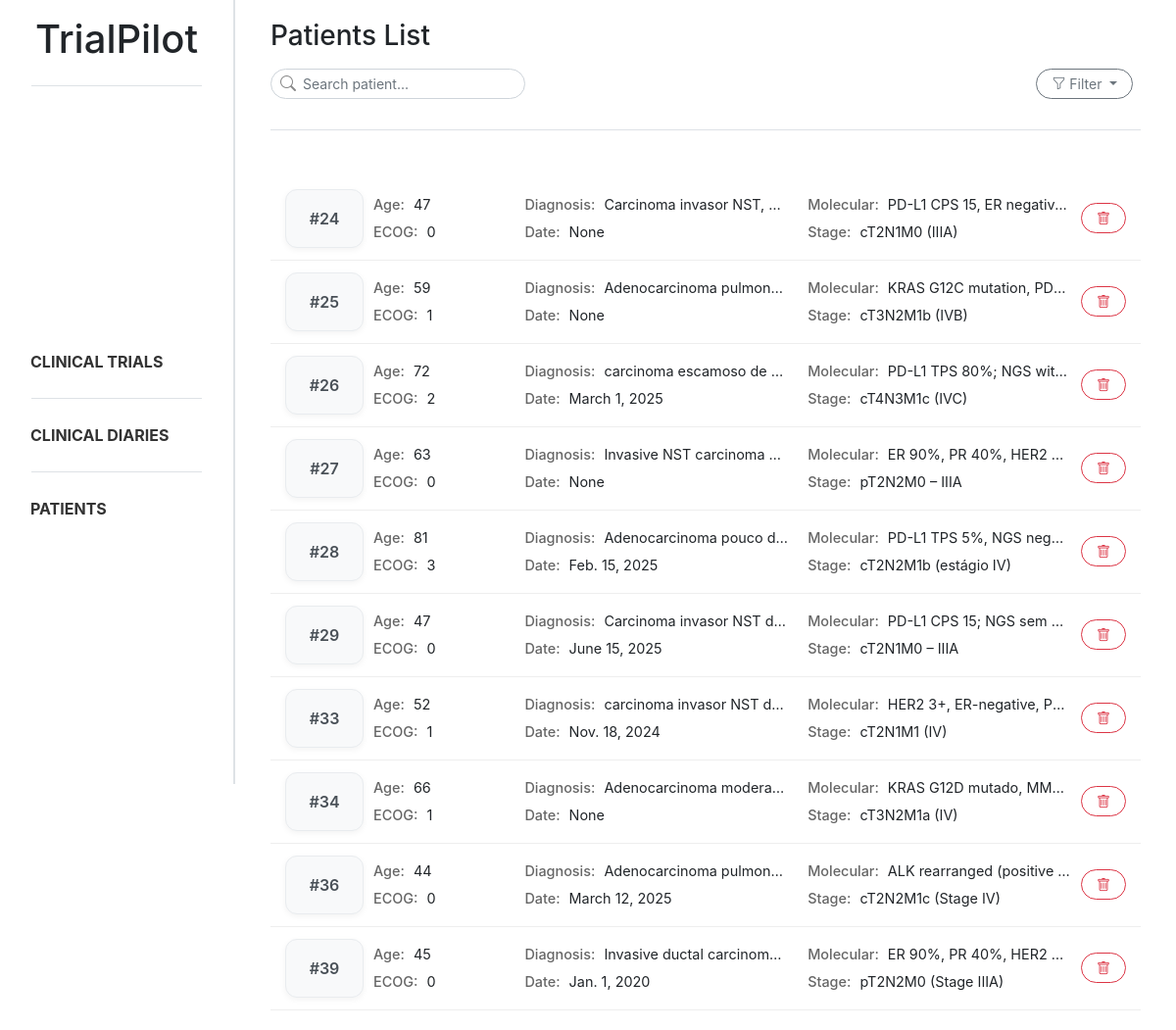
The page /patients/ on the database as committed earlier.
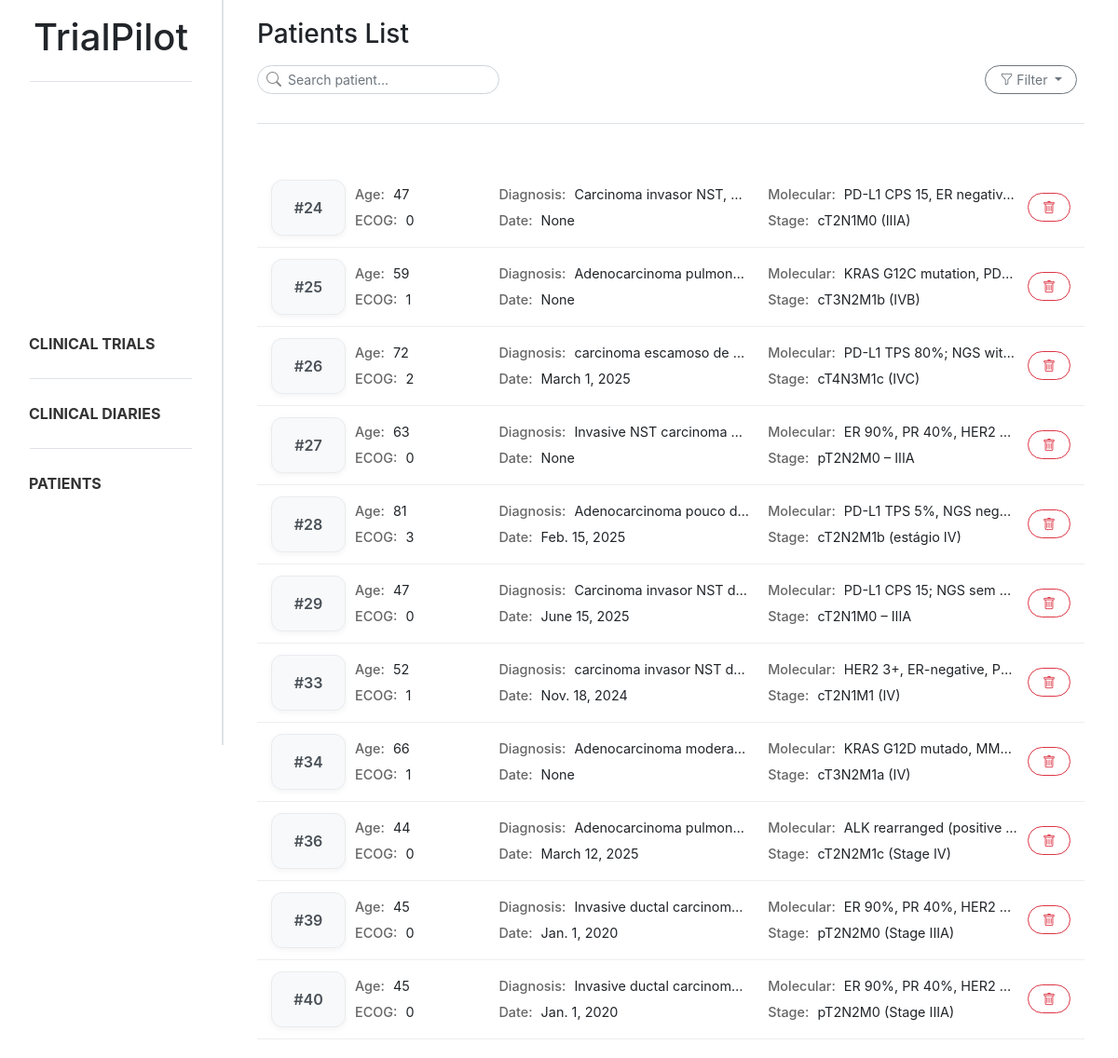
The same page on the database as committed later.
### trialpilot/models.py (models this page shows, shortened)
class Patient_profile(models.Model):
    document = models.ForeignKey(Document, on_delete=models.CASCADE, related_name="patient_profiles")
    age = models.IntegerField(null=True, blank=True)
    ecog_ps = models.IntegerField(null=True, blank=True)
    diagnosis = models.CharField(max_length=255, null=True, blank=True)
    diagnosis_date = models.DateField(null=True, blank=True)
    molecular_status = models.CharField(max_length=255, null=True, blank=True)
    stage = models.CharField(max_length=50, null=True, blank=True)
    control = models.CharField(max_length=255, null=True, blank=True)

### trialpilot/views.py (the view, shortened to what this page needs)
# urls.py: path('patients/', patient_list, name='patient_list'),
def patient_list(request):
    search = request.GET.get("search", "").strip()
    stage = request.GET.get("stage", "").strip()
    molecular_status = request.GET.get("molecular_status", "").strip()
    patients = Patient_profile.objects.all()
    if stage:
        patients = patients.filter(stage__icontains=stage)
    if molecular_status:
        patients = patients.filter(molecular_status__icontains=molecular_status)
    patient_data = []
    for patient in patients:
        treatments = Treatment.objects.filter(patient=patient)
        patient_data.append((patient, treatments))
    return render(request, 'trialpilot/patient_list.html', {
        'patient_data': patient_data,
        'search': search,
        'stage': stage,
        'molecular_status': molecular_status,
    })

### trialpilot/templates/trialpilot/patient_list.html (shortened to what this page needs)
{% extends "trialpilot/base.html" %}
{% block content %}
<div class="d-flex flex-column mb-4 ml-3 mr-3">
    <h3 class="mb-3">Patients List</h3>
    <div class="d-flex justify-content-between align-items-center mb-3">
        <form method="GET">
            <div class="position-relative" style="width:260px">
                <i class="bi bi-search position-absolute"
                    style="left:10px; top:50%; transform:translateY(-50%); color:#888;"></i>
                <input type="text" name="search" class="form-control form-control-sm rounded-ui"
                    style="padding-left: 32px;" placeholder="Search patient...">
            </div>
        </form>
        <div class="dropdown" style="margin-right: 0.5rem;">
            <button class="btn btn-outline-secondary btn-sm rounded-ui dropdown-toggle" type="button"
                data-bs-toggle="dropdown" aria-expanded="false">
                <i class="bi bi-funnel"></i>
                Filter
            </button>
        </div>
    </div>
    <div class="sidebar-divider mb-4"></div>
</div>
<div class="patient-list ml-3 mr-3">
    {% for patient, treatments in patient_data %}
    <div class="patient-card patient-card-trigger" data-id="{{ patient.id }}" data-age="{{ patient.age }}"
        data-ecog="{{ patient.ecog_ps }}" data-diagnosis="{{ patient.diagnosis }}"
        data-date="{{ patient.diagnosis_date }}" data-molecular="{{ patient.molecular_status }}"
        data-stage="{{ patient.stage }}" data-control="{{ patient.control }}" data-treatments='[
        {% for t in treatments %}
            {
                "name": "{{ t.treatment_name|escapejs }}",
                "start": "{{ t.start_date }}",
                "end": "{{ t.end_date|default:"Ongoing" }}"
            }{% if not forloop.last %},{% endif %}
        {% endfor %}
     ]'>
        <div class="patient-layout">
            <div class="patient-id">
                #{{ patient.id }}
            </div>
            <div class="patient-grid">
                <div><strong>Age:</strong> {{ patient.age }}</div>
                <div><strong>Diagnosis:</strong> {{ patient.diagnosis }}</div>
                <div><strong>Molecular:</strong> {{ patient.molecular_status }}</div>
                <div><strong>ECOG:</strong> {{ patient.ecog_ps }}</div>
                <div><strong>Date:</strong> {{ patient.diagnosis_date }}</div>
                <div><strong>Stage:</strong> {{ patient.stage }}</div>
            </div>
            <div class="patient-actions">
                <button class="btn btn-outline-danger btn-sm reset-btn rounded-ui"
                    data-document-id="{{ patient.document.id }}" data-patient-id="{{ patient.id }}">
                    <i class="bi bi-trash"></i>
                </button>
            </div>
        </div>
    </div>
    {% endfor %}
</div>
{% endblock %}

### trialpilot/templates/trialpilot/base.html (shortened to what this page needs)
{% load static %}
<!DOCTYPE html>
<html lang="en">
<head>
    <link href="{% static 'css/bootstrap.css' %}" rel="stylesheet">
    <link href="{% static 'css/style.css' %}" rel="stylesheet">
    <link rel="stylesheet" href="https://cdn.jsdelivr.net/npm/bootstrap-icons@1.11.1/font/bootstrap-icons.css">
</head>
<body>
    <div class="sidebar p-3 sidebar-border d-flex flex-column">
        <header>
            <a href="{% url 'index' %}" style="text-decoration: none; color: inherit;">
                <h1 style="text-align: center;">TrialPilot</h1>
            </a>
        </header>
        <div class="sidebar-divider ml-3 mr-3"></div>
        <ul class="nav flex-column my-auto">
            <li class="nav-item"><a class="nav-link" href="{% url 'trial_list' %}"><b>CLINICAL TRIALS</b></a></li>
            <div class="sidebar-divider ml-3 mr-3"></div>
            <li class="nav-item"><a class="nav-link" href="{% url 'diary_list' %}"><b>CLINICAL DIARIES</b></a></li>
            <div class="sidebar-divider ml-3 mr-3"></div>
            <li class="nav-item"><a class="nav-link" href="{% url 'patient_list' %}"><b>PATIENTS</b></a></li>
        </ul>
    </div>
    <main class="main-content">
        {% block content %}{% endblock %}
    </main>
</body>
</html>

### static/css/style.css (style rules this page uses)
body { overflow-x: hidden; }
html, body { height: 100%; }
.nav-link { display: block; padding: 10px 15px; border-radius: 10px; color: #333; transition: all 0.2s ease; }
.sidebar { position: fixed; top: 0; left: 0; width: 240px; height: 100vh; overflow-y: auto; background: white; z-index: 1000; }
.main-content { margin-left: 240px; padding: 20px; }
.sidebar-border { border-right: 2px solid #dee2e6; }
.sidebar-divider { height: 1px; background-color: #dee2e6; margin-bottom: 15px; margin-top: 15px; }
.rounded-ui { border-radius: 1rem !important; padding-left: 15px; padding-right: 15px; }
.patient-card { padding: 12px 15px; border-bottom: 1px solid #eee; transition: all 0.15s ease; cursor: pointer; }
.patient-actions { display: flex; align-items: center; justify-content: center; }
.patient-grid { display: grid; grid-template-columns: 1fr 2fr 2fr; grid-template-rows: auto auto; gap: 6px 20px; font-size: 0.9rem; }
.patient-grid div { overflow: hidden; white-space: nowrap; text-overflow: ellipsis; }
.patient-grid strong { color: #666; font-weight: 500; margin-right: 5px; }
.patient-layout { display: grid; grid-template-columns: 80px 1fr auto; align-items: center; gap: 10px; }
.patient-id { display: flex; align-items: center; justify-content: center; font-weight: 600; color: #495057; background: #f8f9fa; border: 1px solid #e9ecef; border-radius: 12px; height: 100%; min-height: 60px; box-shadow: 0 2px 6px rgba(0, 0, 0, 0.05); }

Rows that differ between the two databases and show on the page:
added Patient_profile: id "40", age "45", diagnosis "Invasive ductal carcinom…", molecular_status "ER 90%, PR 40%, HER2…", ecog_ps "0", diagnosis_date "Jan. 1, 2020", stage "pT2N2M0 (Stage IIIA)"
